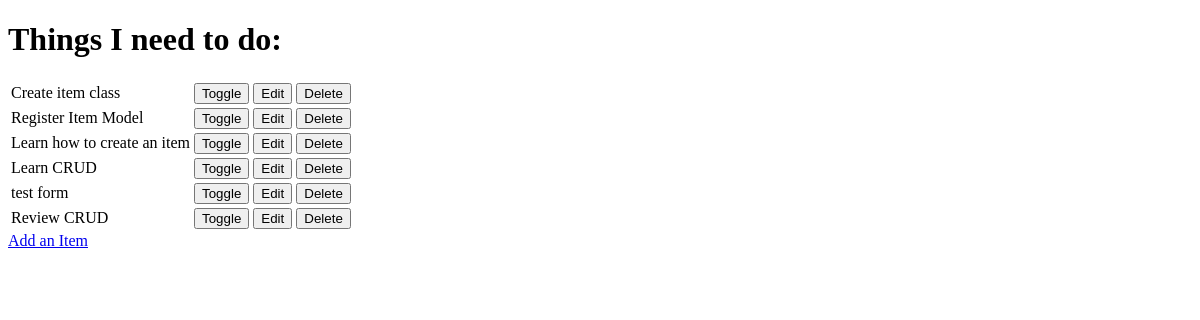
Before: / with the older database file.
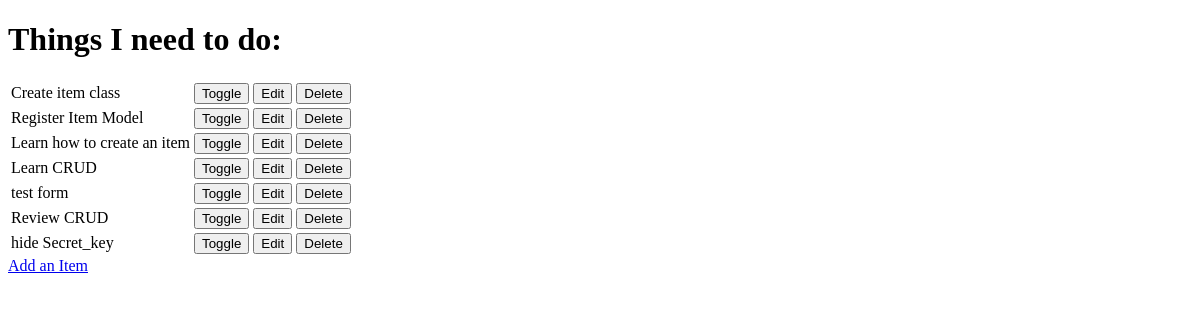
After: the same page with the newer database file.
### todo/models.py (models this page shows, shortened)
class Item(models.Model):
    name = models.CharField(max_length=50, null=False, blank=False)
    done = models.BooleanField(null=False, blank=False, default=False)

### todo/views.py (the view)
# urls.py: path('', views.get_todo_list, name='get_todo_list'),
def get_todo_list(request):
    items = Item.objects.all()
    context = {
        'items': items
    }
    return render(request, 'todo/todo_list.html', context)

### todo/templates/todo/todo_list.html (shortened to what this page needs)
<!DOCTYPE html>
<html lang="en">
<head>
</head>
<body>
    <h1>Things I need to do:</h1>
    <table>
        {% for item in items %}
        <tr>
            {% if item.done %}
            <td><strike>{{ item.name }}</strike></td>
            {% else %}
            <td>{{ item.name}}</td>
            {%  endif %}
            <td>
                <a href="/toggle/{{ item.id }}">
                    <button>Toggle</button>
                </a>
            </td>
            <td>
                <a href="/edit/{{ item.id }}">
                    <button>Edit</button>
                </a>
            </td>
            <td>
                <a href="/delete/{{ item.id }}">
                    <button>Delete</button>
                </a>
            </td>
        </tr>
        {% empty %}
        <tr>
            <td>You have nothing to do.</td>
        </tr>
        {% endfor %}
    </table>
    <a href="/add">Add an Item</a>
</body>
</html>

Changed rows visible on the page:
added Item: name "hide Secret_key"
